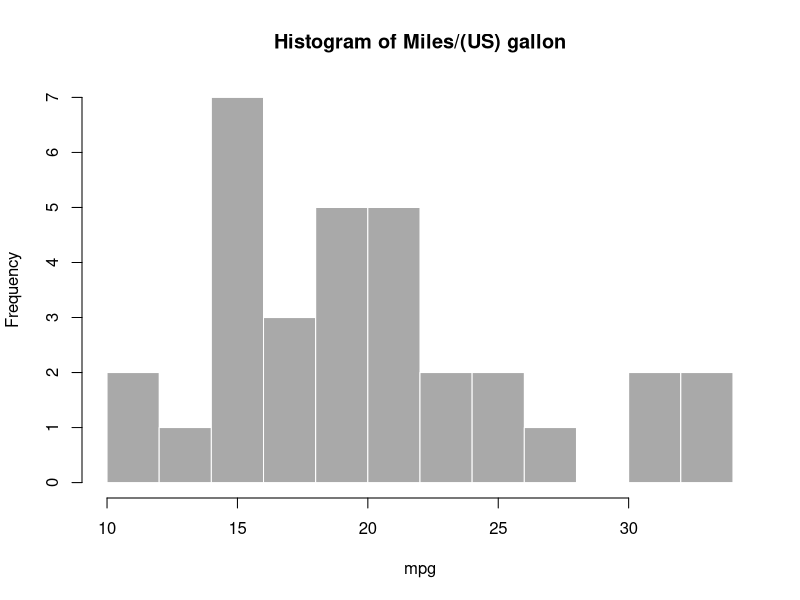

Write the R code that produced this figure.
## ---- chunk 1
knitr::opts_chunk$set(echo = FALSE)
## ---- chunk 2
  hist(mtcars$mpg, breaks = 10, col = 'darkgray', border = 'white',
         xlab = 'mpg',
         main = 'Histogram of Miles/(US) gallon')
